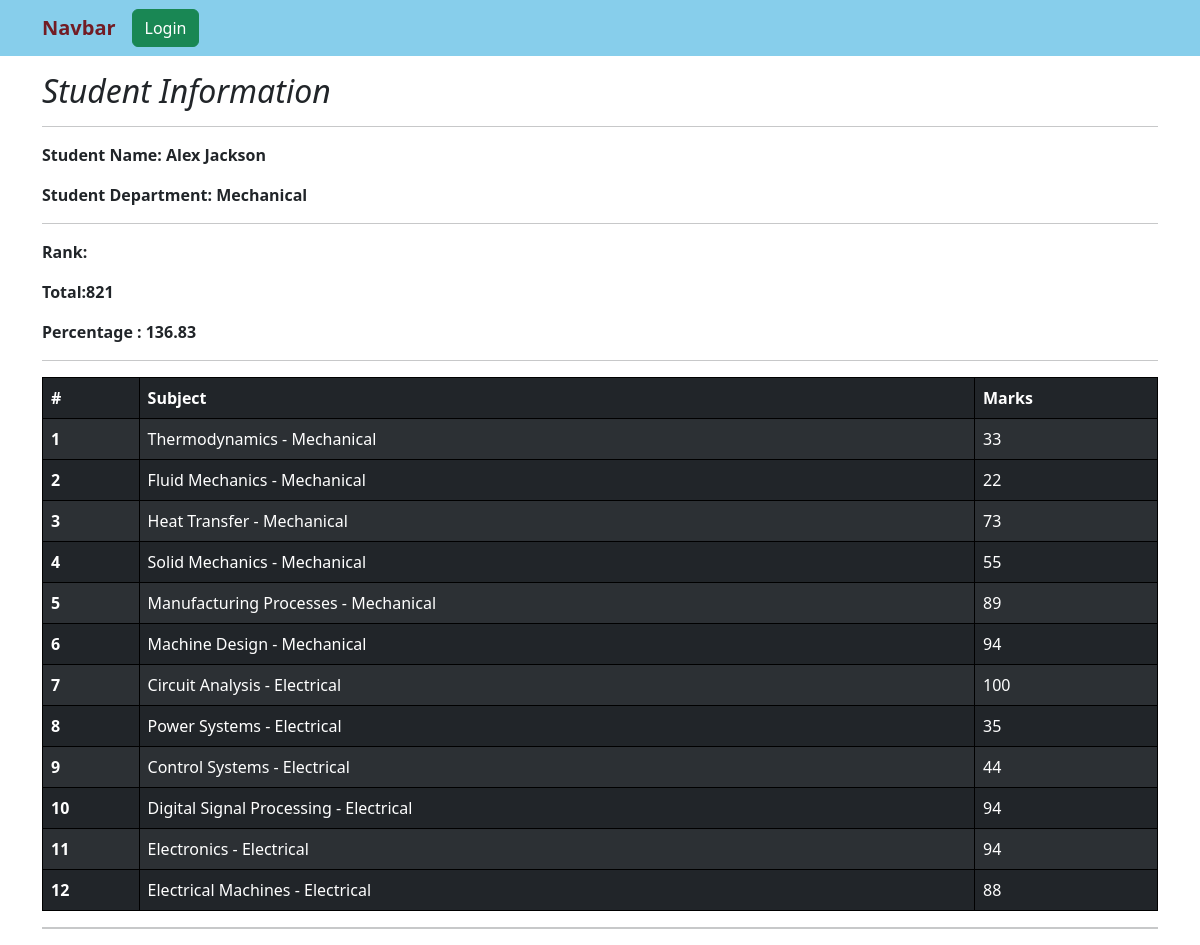
Page /see-marks/STU-0580/ on the committed database.
### stu/models.py (models this page shows, shortened)
class SubjectMark(models.Model):
    student = models.ForeignKey(Student, related_name = "sub_marks", on_delete = models.CASCADE)
    subject = models.ForeignKey(Subject, related_name="sub_marks", on_delete = models.CASCADE)
    marks = models.IntegerField()
    class Meta:
        unique_together= ['student','subject']

class Student(models.Model):
    department = models.ForeignKey( Department, related_name="depart", on_delete= models.CASCADE)
    student_id = models.OneToOneField( StudentID , related_name="studentid", on_delete= models.CASCADE)
    student_name = models.CharField(max_length = 100)
    student_email = models.EmailField(unique= True)
    student_age = models.IntegerField(default = 18)
    student_address = models.TextField()
    class Meta:
        ordering = ['student_name']
        verbose_name = "student"

class Department(models.Model):
    department = models.CharField(max_length=100)
    def __str__(self) -> str:
        return self.department
    class Meta:
        ordering = ['department']

class Subject(models.Model):
    department = models.ForeignKey(Department, related_name = "sub", on_delete = models.CASCADE)
    subject_name = models.CharField(max_length=100)
    def __str__(self) -> str:
        return f'{self.subject_name} - {self.department}'
    class Meta:
        ordering=['department']

### stu/views.py (the view)
# urls.py: path('see-marks/<student_id>/', see_marks, name="see_marks"),
def see_marks(request, student_id):
    queryset = SubjectMark.objects.filter(student_id__student_id__student_id=student_id)
    total_marks = queryset.aggregate(total_marks=Sum('marks'))
    max_marks = 600
    total_marks_percentage = (total_marks['total_marks'] / max_marks) * 100 if total_marks['total_marks'] else 0
    return render(request, 'see_marks.html', {'queryset': queryset, 'total_marks': total_marks['total_marks'], 'total_marks_percentage': total_marks_percentage})

### stu/templates/see_marks.html
{% extends "base.html" %}
{% block start %}
<div class="container mt-3">
    <div class="mt-1">
        <h2><i> Student Information</i></h2>
        <hr>
        <p><b>Student Name: {{ queryset.0.student.student_name }}</b></p>
        <p><b>Student Department: {{ queryset.0.student.department.department }}</b></p>
    </div>
    <hr>
    <div>
        <p><b>Rank:</b></p>
        <p><b>Total:{{total_marks}}</b> </p>
        <p><b>Percentage : {{total_marks_percentage |floatformat:2 }} </b></p>
    </div>
    <hr>
    <table class="table table-dark table-striped">
      <thead>
        <tr>
          <th scope="col">#</th>
          <th scope="col">Subject</th>
          <th scope="col">Marks</th>
        </tr>
      </thead>
      <tbody>
        {% for marks in queryset %}
        <tr>
            <th scope="row">{{ forloop.counter }}</th>
            <td>{{ marks.subject }}</td>
            <td>{{ marks.marks }}</td>
        </tr>
        {% endfor %}
      </tbody>
    </table>
    <hr style="border-top: 2px solid #212529;" >
</div>
{% endblock start %}

### home/templates/base.html (style rules this page uses)
table, th, td, tr { border: 1px solid black; }

### rows in the picture
SubjectMark: student.student_name "Alex Jackson", student.department "Mechanical", subject "Thermodynamics - Mechanical", marks "33"
SubjectMark: subject "Fluid Mechanics - Mechanical", marks "22"
SubjectMark: subject "Heat Transfer - Mechanical", marks "73"
SubjectMark: subject "Solid Mechanics - Mechanical", marks "55"
SubjectMark: subject "Manufacturing Processes - Mechanical", marks "89"
SubjectMark: subject "Machine Design - Mechanical", marks "94"
SubjectMark: subject "Circuit Analysis - Electrical", marks "100"
SubjectMark: subject "Power Systems - Electrical", marks "35"
SubjectMark: subject "Control Systems - Electrical", marks "44"
SubjectMark: subject "Digital Signal Processing - Electrical", marks "94"
SubjectMark: subject "Electronics - Electrical", marks "94"
SubjectMark: subject "Electrical Machines - Electrical", marks "88"

### other values in the picture
{{ total_marks }} "821"
{{ total_marks_percentage |floatformat:2 }} "136.83"
